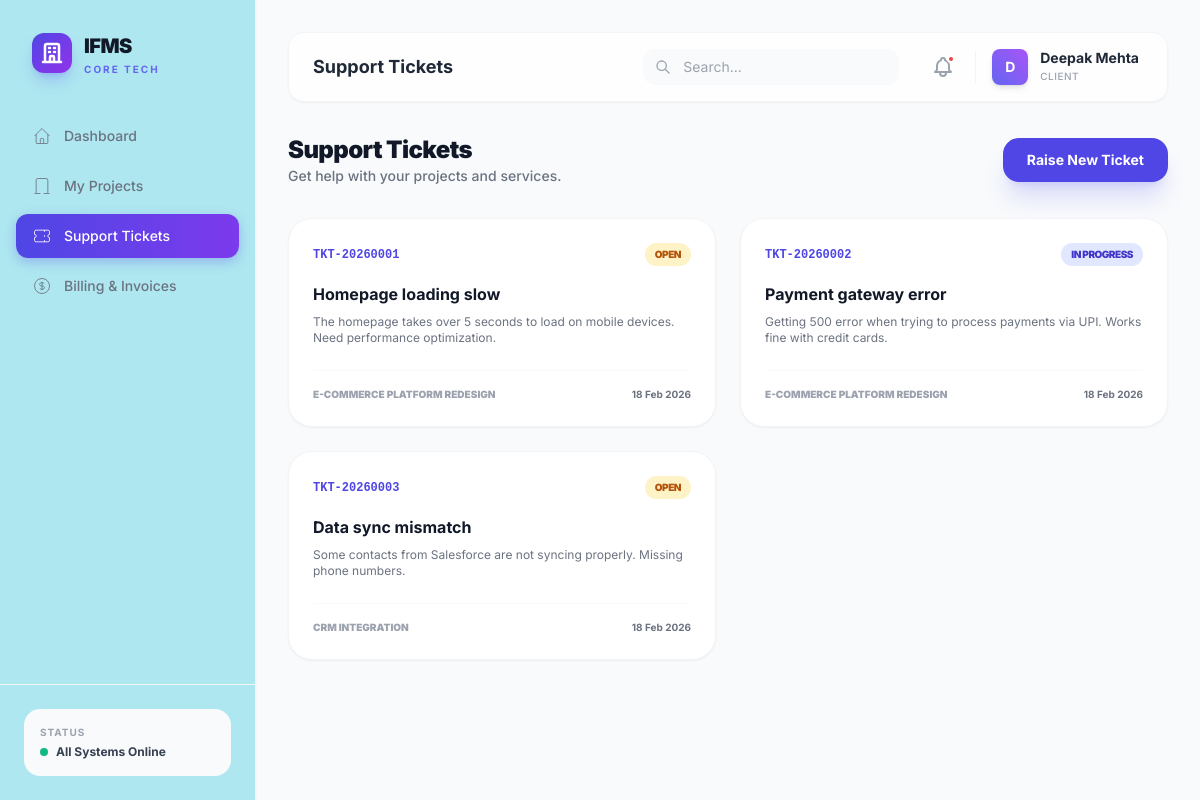
/client/tickets.php (signed in), run on the app's committed database.
### tables this page shows
CREATE TABLE IF NOT EXISTS support_tickets (
    id INT AUTO_INCREMENT PRIMARY KEY,
    ticket_number VARCHAR(20) NOT NULL UNIQUE,
    project_id INT,
    created_by INT NOT NULL,
    assigned_to INT,
    subject VARCHAR(255) NOT NULL,
    description TEXT NOT NULL,
    priority ENUM('low','medium','high','critical') DEFAULT 'medium',
    status ENUM('open','in_progress','waiting','resolved','closed') DEFAULT 'open',
    category VARCHAR(100),
    resolution TEXT,
    resolved_at DATETIME,
    created_at TIMESTAMP DEFAULT CURRENT_TIMESTAMP,
    updated_at TIMESTAMP DEFAULT CURRENT_TIMESTAMP ON UPDATE CURRENT_TIMESTAMP,
    FOREIGN KEY (project_id) REFERENCES projects(id),
    FOREIGN KEY (created_by) REFERENCES users(id),
    FOREIGN KEY (assigned_to) REFERENCES employees(id)
);

CREATE TABLE IF NOT EXISTS projects (
    id INT AUTO_INCREMENT PRIMARY KEY,
    title VARCHAR(255) NOT NULL,
    slug VARCHAR(255) NOT NULL UNIQUE,
    description TEXT,
    organization_id INT,
    status ENUM('pending','approved','in_progress','on_hold','completed','cancelled') DEFAULT 'pending',
    priority ENUM('low','medium','high','critical') DEFAULT 'medium',
    start_date DATE,
    end_date DATE,
    estimated_budget DECIMAL(14,2),
    actual_cost DECIMAL(14,2) DEFAULT 0,
    progress_percentage TINYINT DEFAULT 0,
    created_by INT,
    created_at TIMESTAMP DEFAULT CURRENT_TIMESTAMP,
    updated_at TIMESTAMP DEFAULT CURRENT_TIMESTAMP ON UPDATE CURRENT_TIMESTAMP,
    FOREIGN KEY (organization_id) REFERENCES organizations(id),
    FOREIGN KEY (created_by) REFERENCES users(id)
);

### config/auth.php (called while the page is built, shortened)
<?php
function isLoggedIn()
{
    return isset($_SESSION['user_id']) && !empty($_SESSION['user_id']);
}
function getCurrentUser()
{
    return [
        'id' => $_SESSION['user_id'],
        'email' => $_SESSION['user_email'],
        'phone' => $_SESSION['user_phone'] ?? null,
        'role' => $_SESSION['user_role'],
        'full_name' => $_SESSION['user_name'],
        'avatar' => $_SESSION['user_avatar'] ?? null,
        'department' => $_SESSION['user_department'] ?? null,
        'department_slug' => $_SESSION['user_department_slug'] ?? null,
        'employee_id' => $_SESSION['employee_id'] ?? null,
        'designation' => $_SESSION['user_designation'] ?? null,
        'organization_id' => $_SESSION['organization_id'] ?? null,
        'organization_name' => $_SESSION['organization_name'] ?? null,
        'senior_developer_id' => $_SESSION['senior_developer_id'] ?? null,
    ];
}

### client/tickets.php (the view, shortened to what this page needs)
<?php
require_once __DIR__ . '/../config/auth.php';
$db = getDB();
$user = getCurrentUser();
$userId = $user['id'];
$tickets = $db->query("
    SELECT st.*, p.title AS project_title
    FROM support_tickets st
    LEFT JOIN projects p ON st.project_id = p.id
    WHERE st.created_by = {$userId}
    ORDER BY st.created_at DESC
")->fetchAll();
include __DIR__ . '/../includes/header.php';
?>
<div class="flex flex-col sm:flex-row sm:items-center justify-between gap-4 mb-8">
    <div>
        <h2 class="text-2xl font-black text-gray-900 tracking-tight">Support Tickets</h2>
        <p class="text-sm text-gray-500 font-medium">Get help with your projects and services.</p>
    </div>
    <button onclick="openModal('create-ticket-modal')" class="inline-flex items-center gap-2 px-6 py-3 bg-indigo-600 text-white rounded-2xl font-bold text-sm hover:bg-indigo-700 shadow-xl shadow-indigo-500/20 active:scale-95 transition-all">
        Raise New Ticket
    </button>
</div>
<div class="grid grid-cols-1 md:grid-cols-2 gap-6">
    <?php foreach ($tickets as $t): ?>
    <div class="bg-white rounded-3xl border border-gray-100 shadow-sm p-6 hover:shadow-md transition-all">
        <div class="flex items-center justify-between mb-4">
            <span class="text-xs font-mono font-bold text-indigo-600"><?= $t['ticket_number'] ?></span>
            <span class="px-2.5 py-1 rounded-full text-[10px] font-black uppercase tracking-tighter <?php echo match($t['status']) { 'open' => 'bg-amber-100 text-amber-700', 'in_progress' => 'bg-indigo-100 text-indigo-700', 'resolved' => 'bg-emerald-100 text-emerald-700', default => 'bg-gray-100 text-gray-600' }; ?>">
                <?= str_replace('_',' ',$t['status']) ?>
            </span>
        </div>
        <h4 class="text-base font-bold text-gray-900 mb-2"><?= htmlspecialchars($t['subject']) ?></h4>
        <p class="text-xs text-gray-500 line-clamp-2 h-8"><?= htmlspecialchars($t['description']) ?></p>
        <div class="flex items-center justify-between mt-6 pt-4 border-t border-gray-50">
            <span class="text-[10px] font-black text-gray-400 uppercase"><?= htmlspecialchars($t['project_title'] ?? 'General') ?></span>
            <span class="text-[10px] font-bold text-gray-500"><?= date('d M Y', strtotime($t['created_at'])) ?></span>
        </div>
    </div>
    <?php endforeach; ?>
</div>
<?php include __DIR__ . '/../includes/footer.php'; ?>

### includes/header.php (style rules this page uses)
* { font-family: 'Inter', sans-serif; }

### data on the page
support_tickets: ticket_number "TKT-20260001", status "OPEN", subject "Homepage loading slow", description "The homepage takes over 5 seconds to load on mobile devices. Need performance optimization.", project.title "E-COMMERCE PLATFORM REDESIGN", created_at "18 Feb 2026"
support_tickets: ticket_number "TKT-20260002", status "IN PROGRESS", subject "Payment gateway error", description "Getting 500 error when trying to process payments via UPI. Works fine with credit cards.", project.title "E-COMMERCE PLATFORM REDESIGN", created_at "18 Feb 2026"
support_tickets: ticket_number "TKT-20260003", status "OPEN", subject "Data sync mismatch", description "Some contacts from Salesforce are not syncing properly. Missing phone numbers.", project.title "CRM INTEGRATION", created_at "18 Feb 2026"

### other printed values
$pageTitle "Support Tickets"
substr($user['full_name'], 0, 1) "D"
$user['full_name'] "Deepak Mehta"
$user['role'] "CLIENT"
